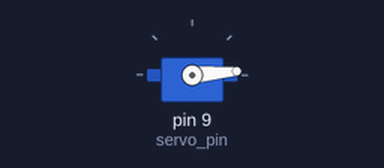
The sketch below on a simulated Arduino Uno, built with avr-gcc and run on an emulated ATmega328P. On the bench: servo.

Above: at 0.05 s.
At 10.0 s:
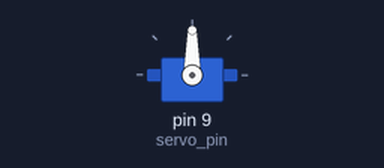
Timing chart, 0 to 13.0 s (numbered marks = the images above):
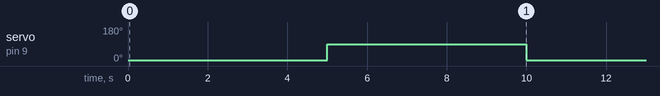

Measured:
- by itself, servo on pin 9 (servo_pin): alternates 90° for 5.0 s and 5° for 5.0 s

The sketch:

flag.ino
```cpp
#include <Servo.h>

Servo flag;

const uint8_t servo_pin=9;
bool serialFlag=false;

void setup(void){
	Serial.begin(115200);
	flag.attach(servo_pin);
}

void loop(void){
	flag.write(5);
	delay(5000);
	flag.write(90);
	delay(5000);
}
```
